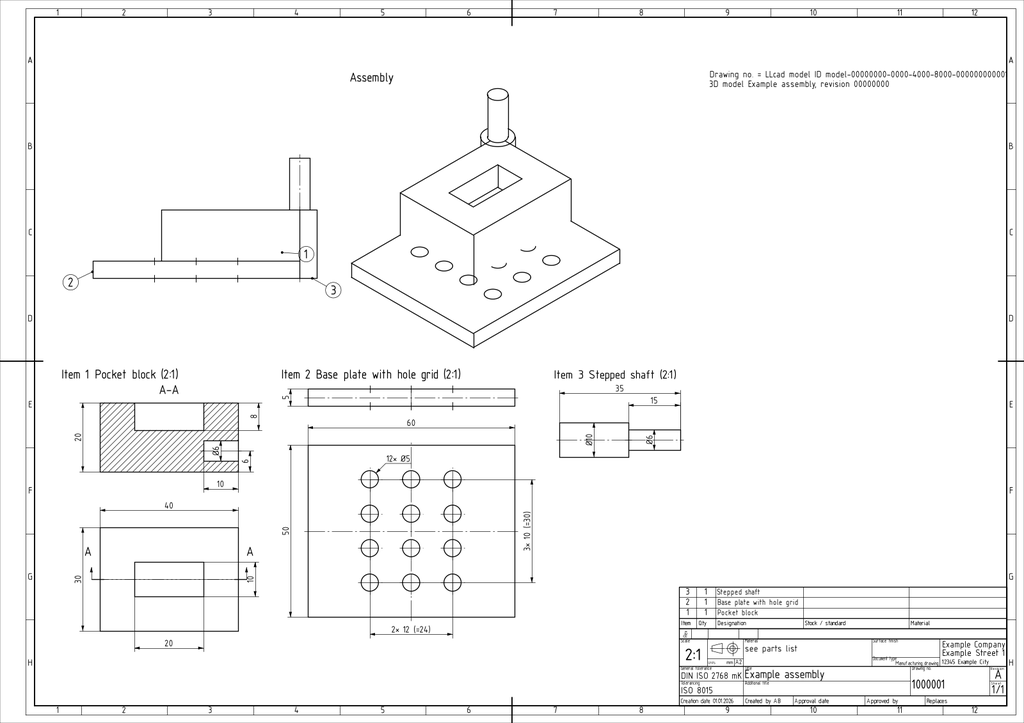
#> input picture LLcad/packages/drawing/local/fixtures/sanity_clean.png, 1024 x 723 px
$ python crops.py ../drawing/local/fixtures/sanity_clean.png ../drawing/local/fixtures/sanity_messy.png ../drawing/local/fixtures/sanity_messy.png
#> lines starting #> are read from the running program, lines starting #| are printed output that depends on the picture; after the words box and inside, x2 and y2 are one past the last pixel; in counts of white or black regions, pixels touching at a corner belong together
"""Before/after crops of one feature-worker candidate.

Usage: crops.py BEFORE.png AFTER.png OUT_PREFIX
Writes OUT_PREFIX-before.png, OUT_PREFIX-after.png (the same box cut from both
renders) and OUT_PREFIX-pair.png (side by side), prints JSON
{box_px: [x0, y0, x1, y1], changed_fraction, size: [w, h]}.

The box is the bounding box of the pixels that differ between the two renders
(same camera), padded; with no visible change it is the object's bounding box.
Images are untrusted data; nothing here executes text found in them."""
import json, sys, warnings
import numpy as np
from PIL import Image, ImageOps

Image.MAX_IMAGE_PIXELS = 40_000_000
warnings.simplefilter('error', Image.DecompressionBombWarning)
PAD = 24          # px around the changed region
MIN_EDGE = 160    # smallest crop edge in px
PANEL = 640       # longest edge of one panel in the pair image
DIFF = 24         # per-channel difference that counts as a change


def load(path):
    with Image.open(path) as im:
#> im is the input picture: PIL image 1024x723 RGB; min 0, max 255, mean 247
        im = ImageOps.exif_transpose(im).convert('RGBA')
#> im: PIL image 1024x723 RGBA
        bg = Image.new('RGBA', im.size, 'white')
#> bg: PIL image 1024x723 RGBA; every value is 255
        bg.alpha_composite(im)
        return bg.convert('RGB')


def box_of(mask):
    ys, xs = np.nonzero(mask)
    if not len(xs):
        return None
    return [int(xs.min()), int(ys.min()), int(xs.max()) + 1, int(ys.max()) + 1]


def grow(box, w, h):
    x0, y0, x1, y1 = box
    x0, y0, x1, y1 = x0 - PAD, y0 - PAD, x1 + PAD, y1 + PAD
    for lo, hi, limit in ((0, 2, w), (1, 3, h)):
        span = [x0, y0, x1, y1]
        need = MIN_EDGE - (span[hi] - span[lo])
        if need > 0:
            span[lo] -= need // 2
            span[hi] += need - need // 2
        x0, y0, x1, y1 = span
    return [max(0, x0), max(0, y0), min(w, x1), min(h, y1)]


def main():
    before, after, prefix = sys.argv[1], sys.argv[2], sys.argv[3]
    a, b = load(before), load(after)
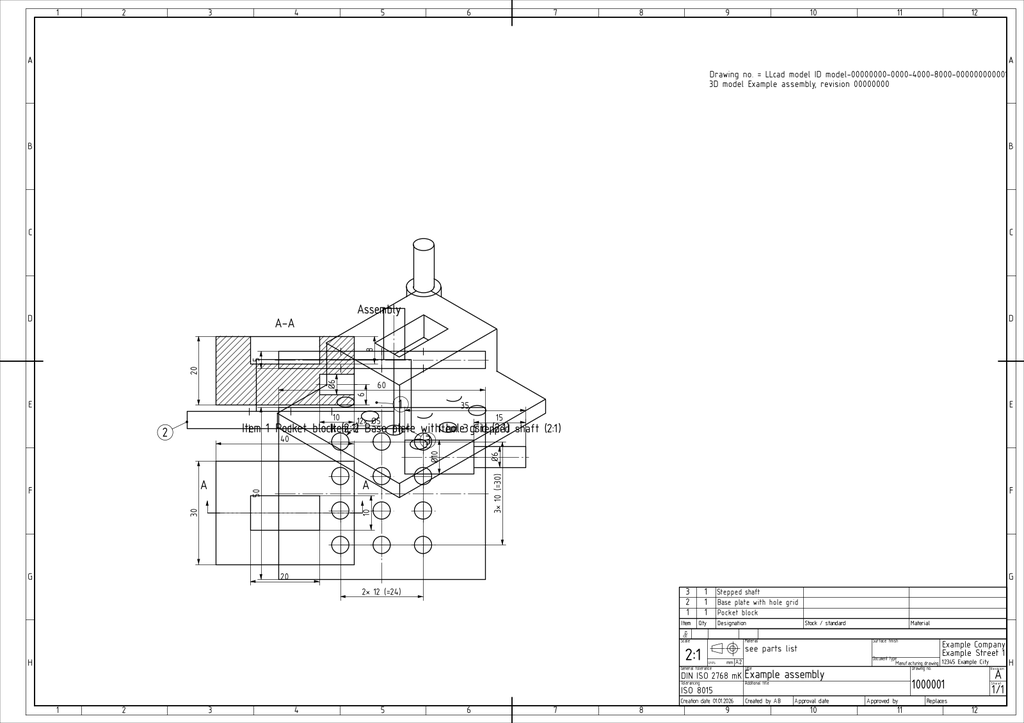
#> input picture LLcad/packages/drawing/local/fixtures/sanity_messy.png, 1024 x 723 px
#> in load, im is the input picture: PIL image 1024x723 RGB; min 0, max 255, mean 247.2
    if a.size != b.size:
        b = b.resize(a.size, Image.LANCZOS)
    w, h = a.size
#> w = 1024; h = 723
    x, y = np.asarray(a).astype(np.int16), np.asarray(b).astype(np.int16)
    changed = np.max(np.abs(x - y), axis=2) > DIFF
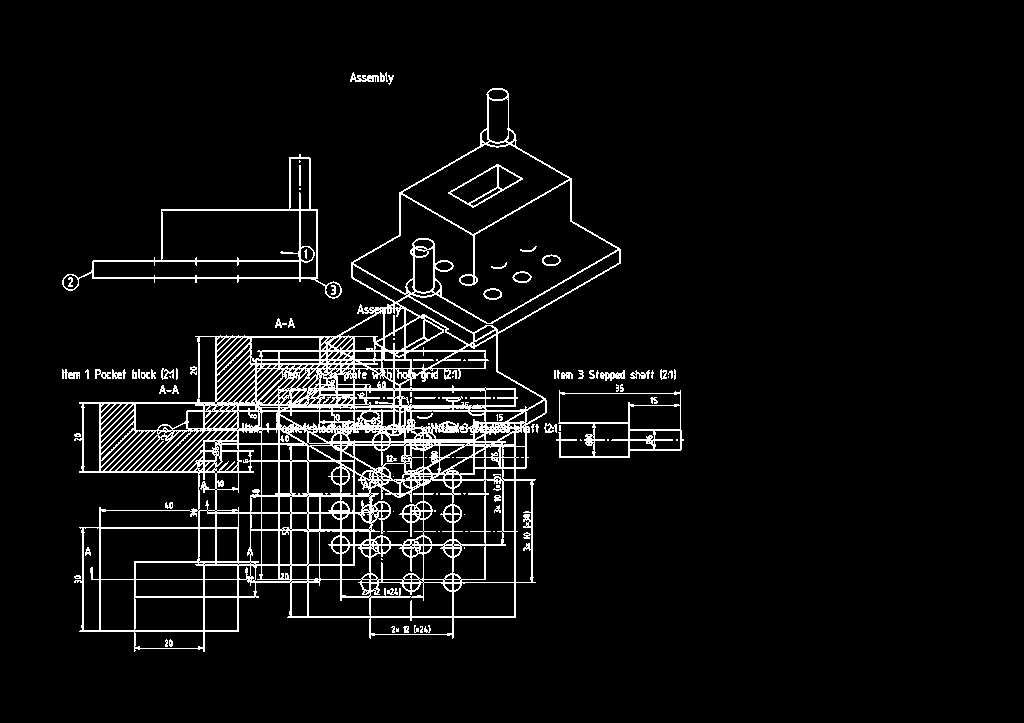
#> changed: shape (723, 1024) bool; 5.9% white in thin lines or dots, all inside (x1, y1, x2, y2) = (62, 72, 684, 652)
    box = box_of(changed)
#> box = [62, 72, 684, 652]
    fraction = float(changed.mean())
#> fraction = 0.0588
    if box is None:
        corner = np.median(np.concatenate([x[:8, :8].reshape(-1, 3), x[-8:, -8:].reshape(-1, 3)]), axis=0)
        box = box_of(np.max(np.abs(x - corner), axis=2) > 28) or [0, 0, w, h]
    box = grow(box, w, h)
#> in grow, `x0, y0, x1, y1 = box`: x0 = 62; y0 = 72; x1 = 684; y1 = 652
#> in grow, `x0, y0, x1, y1 = x0 - PAD, y0 - PAD, x1 + PAD, y1 + PAD`: x0 = 38; y0 = 48; x1 = 708; y1 = 676
#> the loop in grow, `for lo, hi, limit in ((0, 2, w), (1, 3, h)):` made 2 passes
#> (need, x0, y0, x1, y1) on passes 1 to 2: (-510, 38, 48, 708, 676), (-468, 38, 48, 708, 676)
#> box = [38, 48, 708, 676]
    ca, cb = a.crop(box), b.crop(box)
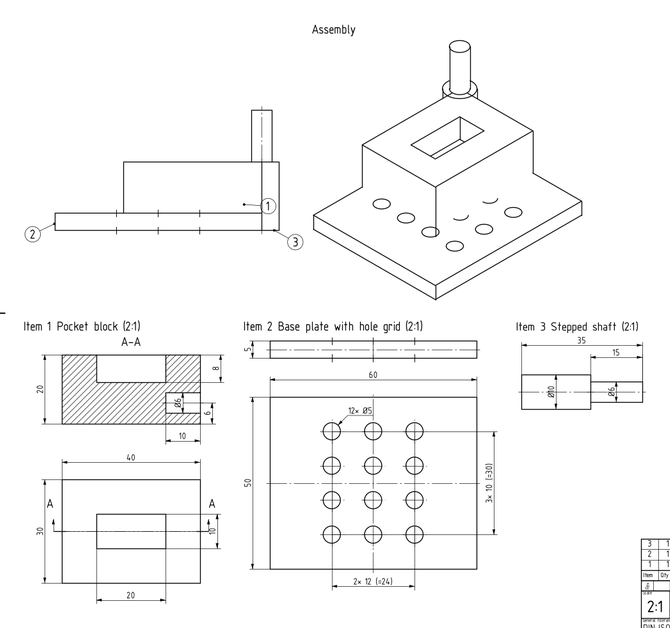
#> ca: PIL image 670x628 RGB; min 0, max 255, mean 248.2
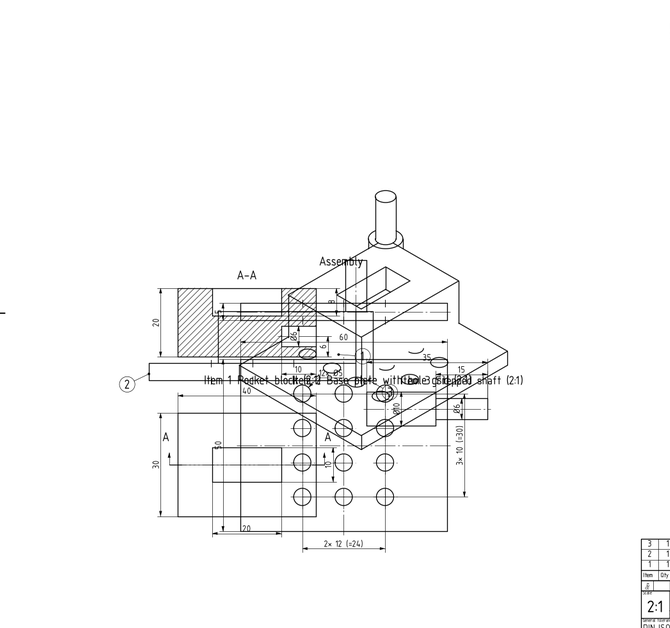
#> cb: PIL image 670x628 RGB; min 0, max 255, mean 248.6
    ca.save(prefix + '-before.png', optimize=True)
    cb.save(prefix + '-after.png', optimize=True)
    scale = PANEL / max(ca.size)
#> scale = 0.955
    size = (max(1, round(ca.size[0] * scale)), max(1, round(ca.size[1] * scale)))
#> size = (640, 600)
    pair = Image.new('RGB', (size[0] * 2 + 8, size[1]), 'white')
#> pair: PIL image 1288x600 RGB; every value is 255
    pair.paste(ca.resize(size, Image.LANCZOS), (0, 0))
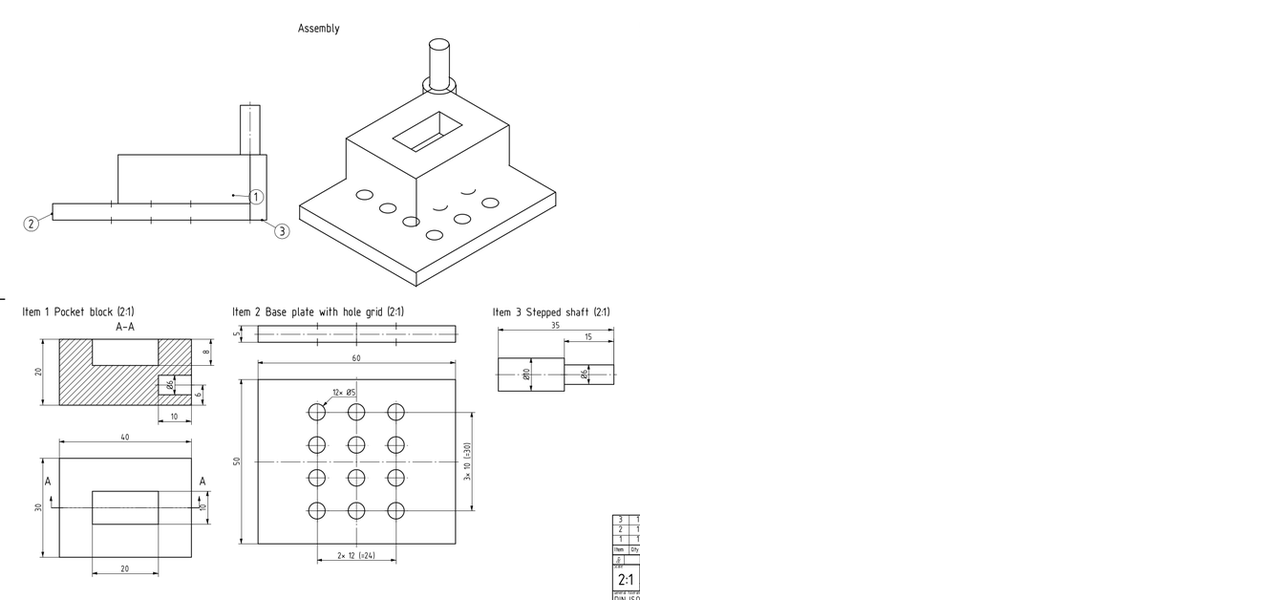
#> pair: PIL image 1288x600 RGB; min 0, max 255, mean 251.4
    pair.paste(cb.resize(size, Image.LANCZOS), (size[0] + 8, 0))
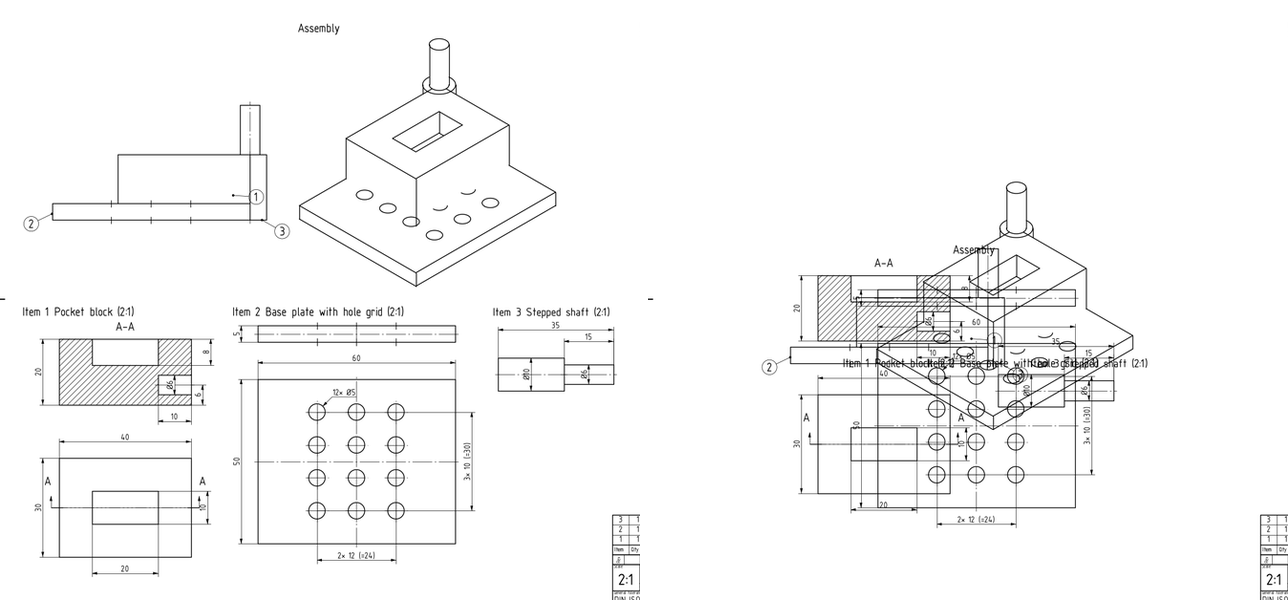
#> pair: PIL image 1288x600 RGB; min 0, max 255, mean 248.1
    pair.save(prefix + '-pair.png', optimize=True)
    print(json.dumps({'box_px': box, 'changed_fraction': round(fraction, 6), 'size': [w, h]}))
#| {"box_px": [38, 48, 708, 676], "changed_fraction": 0.0588, "size": [1024, 723]}


if __name__ == '__main__':
    main()
